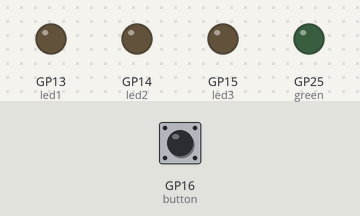
A program run on a simulated Raspberry Pi Pico running MicroPython. Parts: output pins drawn as LEDs (lit = HIGH). The test bench sets the inputs (shaded band); at power-on: GP16 (button) HIGH.

Above: at 1.2 s.
1.3 s: GP16 (button) pulled LOW for 0.65 s
At 1.9 s:
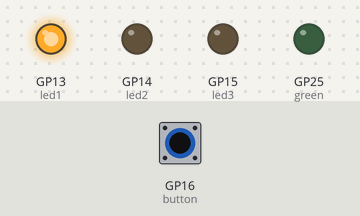
At 2.9 s:
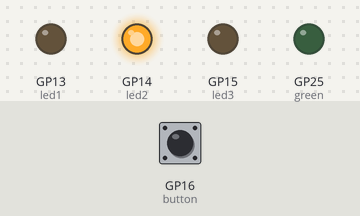
5.0 s: GP16 (button) pulled LOW for 3.2 s
11.3 s: GP16 (button) pulled LOW for 1 s
At 15.8 s:
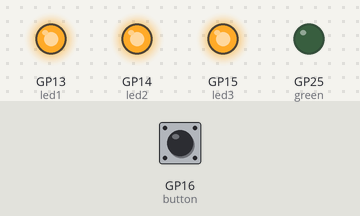
Timing chart, 0 to 17.5 s (numbered marks = the images above; inputs shaded):
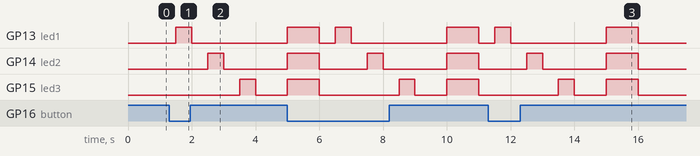

Measured:
- after the input at 1.3 s, GP13 (led1): LOW → HIGH after 0.20 s, → LOW 0.50 s later; GP14 (led2): LOW → HIGH after 1.2 s, → LOW 0.50 s later; GP15 (led3): LOW → HIGH after 2.2 s, → LOW 0.50 s later
- after the input at 11.3 s, GP13 (led1): LOW → HIGH after 0.20 s, → LOW 0.50 s later, → HIGH 3.0 s later, → LOW 1.0 s later; GP14 (led2): LOW → HIGH after 1.2 s, → LOW 0.50 s later, → HIGH 2.0 s later, → LOW 1.0 s later; GP15 (led3): LOW → HIGH after 2.2 s, → LOW 0.50 s later, → HIGH 1.0 s later, → LOW 1.0 s later

The program:

buttonTrafficLights.py
```python
import machine
import time

button = machine.Pin(16,machine.Pin.IN,machine.Pin.PULL_UP)
green = machine.Pin(25,machine.Pin.OUT)
led1 = machine.Pin(13,machine.Pin.OUT)
led2 = machine.Pin(14,machine.Pin.OUT)
led3 = machine.Pin(15,machine.Pin.OUT)
led1.value(0)
led2.value(0)
led3.value(0)
while True:
    time.sleep(0.5)
    if button.value()==0:
        led1.value(1)
        time.sleep(0.5)
        led1.value(0)
        time.sleep(0.5)
        led2.value(1)
        time.sleep(0.5)
        led2.value(0)
        time.sleep(0.5)
        led3.value(1)
        time.sleep(0.5)
        led3.value(0)
        time.sleep(1)
        led1.value(1)
        led2.value(1)
        led3.value(1)
        time.sleep(1)
        led1.value(0)
        led2.value(0)
        led3.value(0)
```
